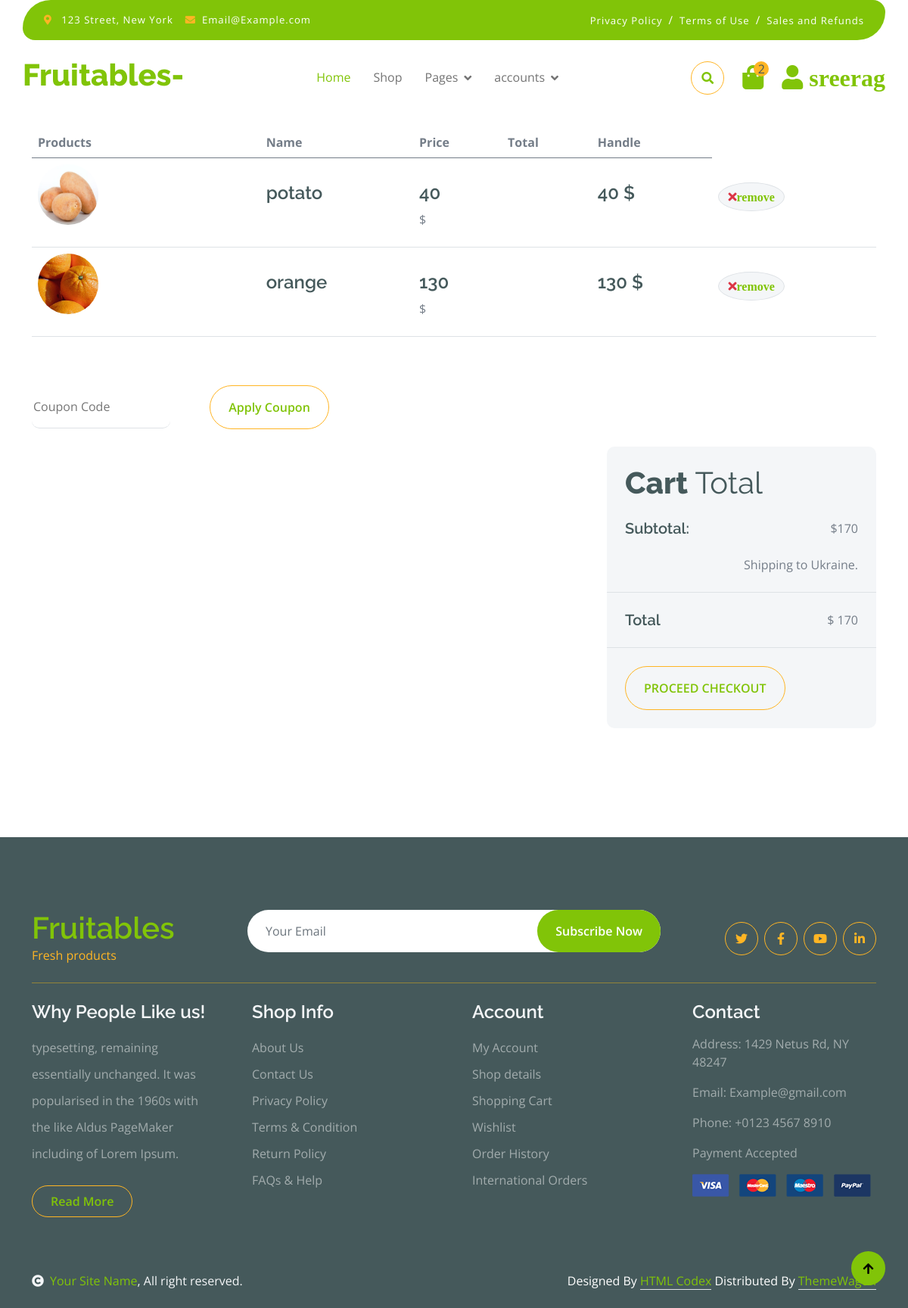
The app's page /cart/ (signed in), older data.
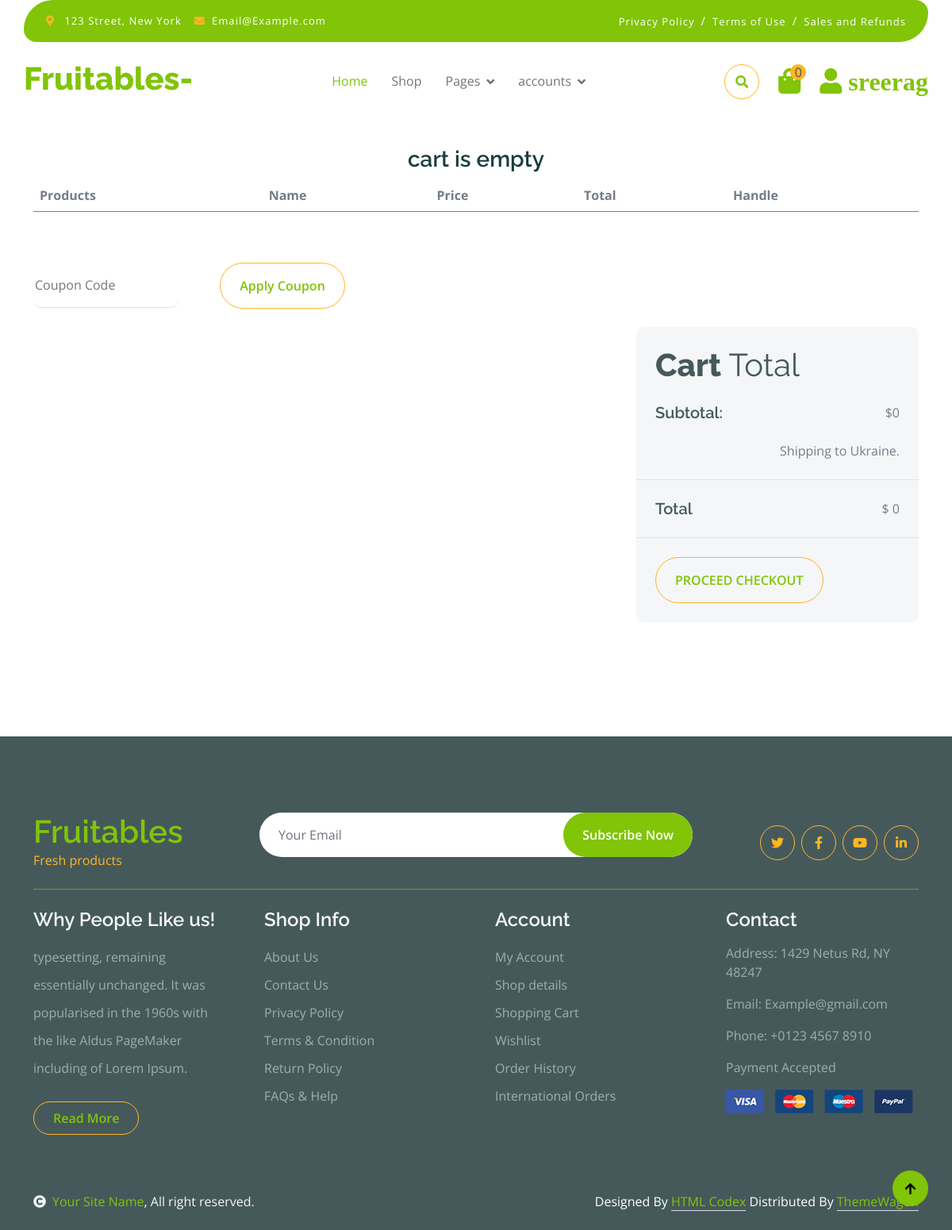
The same page, newer data.
### cart/models.py (models this page shows, shortened)
class Cart(models.Model):
    product = models.ForeignKey(
        Product, on_delete=models.CASCADE, blank=True, null=True)
    user = models.ForeignKey(
        User, on_delete=models.CASCADE, blank=True, null=True)
    qty = models.IntegerField(default=1)
    total = models.IntegerField(blank=True, null=True)

### app/models.py (models this page shows)
class Product(models.Model):
    name = models.CharField(max_length=50, blank=True, null=True)
    desc = models.TextField(blank=True, null=True)
    price = models.IntegerField(blank=True, null=True)
    image = models.ImageField(
        upload_to='images', default='image not available')
    thumbnails = models.ImageField(upload_to='thumbnail', blank=True)
    categ = models.ForeignKey(
        'category', on_delete=models.CASCADE, blank=True, null=True)
    created = models.DateTimeField(auto_now=True)
    def __str__(self):
        return self.name
    class Meta:
        ordering = ['-created']

### cart/views.py (the view)
# urls.py: path('',cart,name='cart'),
def cart(request, *args, **kwargs):
    cart = Cart.objects.filter(user=request.user)
    cart_count=cart.count()
    if cart_count == 0:
        messages.info(request,"cart is empty")
    cart_total=0
    for i in cart:
        cart_total=cart_total+i.total
    context = {'cart': cart,'cart_count':cart_count,'cart_total':cart_total}
    return render(request, 'cart.html', context)

### templates/cart.html
   {% extends 'index.html' %}
   {% block cart %}
     <br>
     <br>
     <br>
   <div class="container-fluid py-5 ">
    <div class="container py-5">
        <div class="table-responsive">
            <table class="table">
                <thead>
                  <tr>
                    <th scope="col">Products</th>
                    <th scope="col">Name</th>
                    <th scope="col">Price</th>
                    <th scope="col">Total</th>
                    <th scope="col">Handle</th>
                  </tr>
                </thead>
                <tbody>
                    {% include "messages.html" %}
                    {% for i in cart  %}
                    <tr>
                        <th scope="row p-5">
                            <div class="d-flex align-items-center">
                                <img src="{{i.product.image.url}}" class="img-fluid me-5 rounded-circle" style="width: 80px; height: 80px;" alt="">
                            </div>
                        </th>
                        <td>
                            <p class="mb-0 mt-4"><h4>{{i.product}}</h4></p>
                        </td>
                        <td>
                            <p class="mb-0 mt-4"><h4>{{i.product.price}} </h4>$</p>
                        </td>
                        <td>
                        </td>
                        <td>
                            <p class="mb-0 mt-4"><h4>{{i.total}}  $</h4> </p>
                        </td>
                        <td>
                            <button class="btn btn-md rounded-circle bg-light border mt-4" >
                                <i class="fa fa-times text-danger"><a href="{% url 'remove-from-cart' i.id %}">remove</a></i>
                            </button>
                        </td>
                    </tr>
                    {% endfor %}
                </tbody>
            </table>
        </div>
        <div class="mt-5">
            <input type="text" class="border-0 border-bottom rounded me-5 py-3 mb-4" placeholder="Coupon Code">
            <button class="btn border-secondary rounded-pill px-4 py-3 text-primary" type="button">Apply Coupon</button>
        </div>
        <div class="row g-4 justify-content-end">
            <div class="col-8"></div>
            <div class="col-sm-8 col-md-7 col-lg-6 col-xl-4">
                <div class="bg-light rounded">
                    <div class="p-4">
                        <h1 class="display-6 mb-4">Cart <span class="fw-normal">Total</span></h1>
                        <div class="d-flex justify-content-between mb-4">
                            <h5 class="mb-0 me-4">Subtotal:</h5>
                            <p class="mb-0">${{cart_total}}</p>
                        </div>
                        <p class="mb-0 text-end">Shipping to Ukraine.</p>
                    </div>
                    <div class="py-4 mb-4 border-top border-bottom d-flex justify-content-between">
                        <h5 class="mb-0 ps-4 me-4">Total</h5>
                        <p class="mb-0 pe-4">$ {{cart_total}}</p>
                    </div>
                    <button class="btn border-secondary rounded-pill px-4 py-3 text-primary text-uppercase mb-4 ms-4" type="button"><a href="{% url 'checkout' %}">Proceed Checkout</a></button>
                </div>
            </div>
        </div>
    </div>
</div>
{% endblock cart %}

### templates/index.html (shortened to what the changed rows need)
{% load static %}
<!DOCTYPE html>
<html lang="en">
  <head>
    <link
      rel="stylesheet"
      href="https://use.fontawesome.com/releases/v5.15.4/css/all.css"
    />
    <link
      href="https://cdn.jsdelivr.net/npm/bootstrap-icons@1.4.1/font/bootstrap-icons.css"
      rel="stylesheet"
    />
    <link
      href="{% static 'lib/lightbox/css/lightbox.min.css' %}"
      rel="stylesheet"
    />
    <link
      href="{% static 'lib/owlcarousel/assets/owl.carousel.min.css' %}"
      rel="stylesheet"
    />
    <link href="{% static 'css1/bootstrap.min.css' %}" rel="stylesheet" />
    <link href="{% static 'css1/style.css' %}" rel="stylesheet" />
  </head>
  <body>
    <div class="container-fluid fixed-top">
      <div class="container px-0">
        <nav class="navbar navbar-light bg-white navbar-expand-xl">
          <a href="index.html" class="navbar-brand"
            ><h1 class="text-primary display-6">Fruitables-</h1></a
          >
          <div class="collapse navbar-collapse bg-white" id="navbarCollapse">
            <div class="d-flex m-3 me-0">
              <a href="{% url 'cart' %}" class="position-relative me-4 my-auto">
                <i class="fa fa-shopping-bag fa-2x"></i>
                <span
                  class="position-absolute bg-secondary rounded-circle d-flex align-items-center justify-content-center text-dark px-1"
                  style="top: -5px; left: 15px; height: 20px; min-width: 20px"
                  >{{cart_count}}</span
                >
              </a>
            </div>
          </div>
        </nav>
      </div>
    </div>
    {% block cart %}
    {% endblock cart %}
    <div class="container-fluid bg-dark text-white-50 footer pt-5 mt-5">
      <div class="container py-5">
        <div
          class="pb-4 mb-4"
          style="border-bottom: 1px solid rgba(226, 175, 24, 0.5)"
        >
          <div class="row g-4">
            <div class="col-lg-3">
              <a href="#">
                <h1 class="text-primary mb-0">Fruitables</h1>
              </a>
            </div>
          </div>
        </div>
      </div>
    </div>
  </body>
</html>

Row changes from the older to the newer data that the page shows:
removed Cart: product.image (picture), product "potato", product.price "40", total "40"
removed Cart: product.image (picture), product "orange", product.price "130", total "130"
Text that changed along with them:
{{ cart_count }}: "2" → "0"
{{ cart_total }}: "170" → "0"
new list line: "cart is empty"
